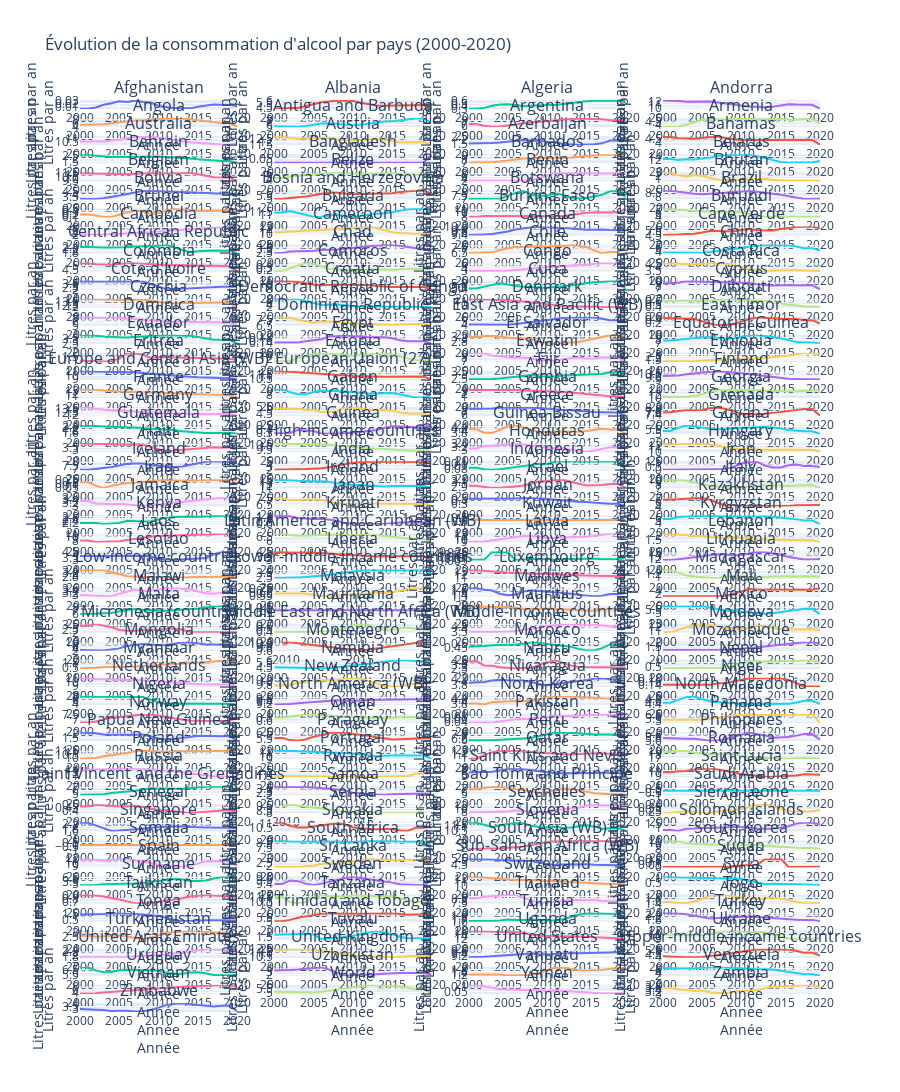

Here is the notebook cell this chart was saved with:
### Code cell
# Ce script crée un tableau de mini-graphiques montrant l'évolution pour chaque pays
from plotly.subplots import make_subplots
import plotly.graph_objects as go

pays_uniques = donnees_complete['Pays'].unique()
n_pays = len(pays_uniques)
n_colonnes = 4
n_lignes = (n_pays - 1) // n_colonnes + 1

fig = make_subplots(rows=n_lignes, cols=n_colonnes, subplot_titles=pays_uniques)

for i, pays in enumerate(pays_uniques):
    ligne = i // n_colonnes + 1
    colonne = i % n_colonnes + 1
    
    donnees_pays = donnees_complete[donnees_complete['Pays'] == pays]
    
    fig.add_trace(
        go.Scatter(
            x=donnees_pays['Année'], 
            y=donnees_pays['Consommation totale d\'alcool par habitant (litres d\'alcool pur, estimations projetées, 15 ans et plus)'],
            name=pays,
            showlegend=False
        ),
        row=ligne, col=colonne
    )

fig.update_layout(
    height=300 * n_lignes,
    title_text="Évolution de la consommation d'alcool par pays (2000-2020)",
    showlegend=False
)

fig.update_xaxes(title_text="Année")
fig.update_yaxes(title_text="Litres par an")

fig.show()
